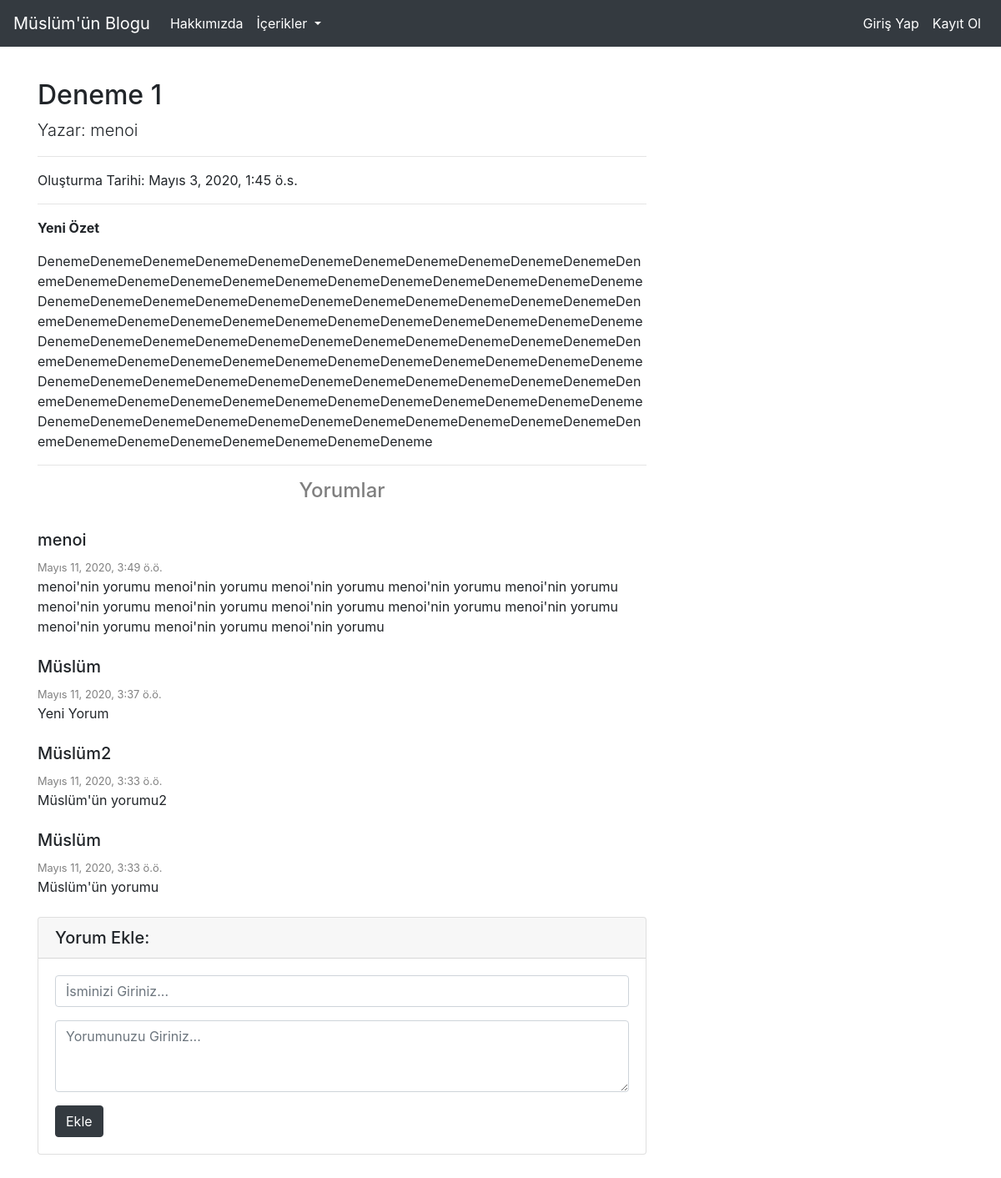
The app's page /articles/article/1 with its own data.
### article/models.py (models this page shows, shortened)
class Article(models.Model):
    author = models.ForeignKey("auth.User",on_delete=models.CASCADE,verbose_name = "Yazar")
    title = models.CharField(max_length = 50,verbose_name = "Başlık")
    content = RichTextField(verbose_name = "İçerik")
    created_date = models.DateTimeField(auto_now_add=True,verbose_name = "Oluşturulma Tarihi")
    article_image = models.FileField(blank= True,null =True,verbose_name="Fotoğraf") #bu alan hem boş olabilir hem dolu olabilir dedik.
    summary = models.CharField(max_length = 100,blank= True,null =True,verbose_name = "Özet")
    class Meta:
        ordering = ['-created_date']

class Comment(models.Model):
    article = models.ForeignKey(Article,on_delete=models.CASCADE,verbose_name="Makale",related_name="comments")
    comment_author = models.CharField(max_length = 50,verbose_name="İsim")
    comment_content = models.CharField(max_length = 200,verbose_name="Yorum")
    comment_date = models.DateTimeField(auto_now_add=True)
    class Meta:
        ordering = ['-comment_date']

### article/views.py (the view)
# urls.py: path('article/<int:id>',views.detail,name = "detail"),
def detail(request,id):
    article = get_object_or_404(Article,id = id)
    """article = Article.objects.filter(id = id).first() filter bize liste döner o yüzden first diyerek ilk objeyi alıyoruz. Bu şekilde alırsak id'si olmayan makaleyi de get requestte sayfalamaya çalışır."""
    comments = article.comments.all()
    return render(request,"detail.html",{"article":article,"comments":comments})

### templates/detail.html (shortened to what this page needs)
{% extends 'layout.html' %}
{% block body %}
<div class="row">
    <div class="col-lg-8">
        <h2 class="mt-4">{{article.title}}</h2>
        <p class="lead">
            Yazar: {{article.author.username}}
        </p>
        <hr>
        <p>Oluşturma Tarihi: {{article.created_date}}</p>
        <hr>
        <p> <strong> {{article.summary}} </strong> </p>
        <p>{{article.content|safe}}</p>
        <hr>
        <h4 style="color: rgba(0, 0, 0, 0.5); text-align: center;">Yorumlar</h4><br>
        {% if comments %}
            {% for comment in comments %}
                <div class="media mb-4">
                    <div class="media-body">
                    <h5 class="mt-0">{{comment.comment_author}}</h5>
                    <small style="color: rgba(0, 0, 0, 0.5);">{{comment.comment_date}}</small> <br>
                    {{comment.comment_content}}
                    </div>
                </div>
            {% endfor %}
        {% else %}
            <div class="alert alert-warning">
                Bu makaleye henüz yorum yazılmamış. İlk yorum yazan siz olun!
            </div>
        {% endif %}
        <div class="card my-4">
            <h5 class="card-header">Yorum Ekle:</h5>
            <div class="card-body">
              <form method="post" action="/articles/comment/{{article.id}}">
                <div class="form-group">
                    <input name="comment_author" type="text" class="form-control" id="formGroupExampleInput" placeholder="İsminizi Giriniz...">
                </div>
                <div class="form-group">
                    <textarea name="comment_content" class="form-control" rows="3" placeholder="Yorumunuzu Giriniz..."></textarea>
                </div>
                <button type="submit" class="btn btn-dark">Ekle</button>
              </form>
            </div>
        </div>
    </div>
</div>
{% endblock body %}

### templates/layout.html (shortened to what this page needs)
<!DOCTYPE html>
{% load static %}
<html lang="en">
<head>
    <link rel="stylesheet" href="{% static 'css/bootstrap.min.css' %}">
</head>
<body>
    {% include 'includes/navbar.html' %}
    <div class="container text-break" style="margin-top: 15px; margin-bottom: 100px;">
        {% block body %}
        {% endblock body %}
    </div>
</body>
</html>

### templates/includes/navbar.html (shortened to what this page needs)
<nav class="navbar navbar-expand-lg navbar-dark bg-dark">
  <div class="collapse navbar-collapse" id="navbarTogglerDemo01">
    <a class="navbar-brand" href="{% url 'index' %}">Müslüm'ün Blogu</a>
    <ul class="navbar-nav mr-auto mt-2 mt-lg-0">
      <li class="nav-item active">
        <a class="nav-link" href="/about">Hakkımızda</a>
      </li>
      <li class="nav-item dropdown active">
        <a class="nav-link dropdown-toggle" href="#" id="navbarDropdown" role="button" data-toggle="dropdown" aria-haspopup="true" aria-expanded="false">
          İçerikler
        </a>
      </li>
    </ul>
    <ul class="navbar-nav ml-auto">
      {% if request.user.is_authenticated %}
        <li class="nav-item active">
          <a class="nav-link" href="{% url 'user:logout' %}">Çıkış Yap </a>
        </li>
        <li class="nav-item active">
          <a class="nav-link" href="{% url 'article:dashboard' %}">Kontrol Paneli </a>
        </li>
      {% else %}
        <li class="nav-item active">
          <a class="nav-link" href="/user/login">Giriş Yap </a>
        </li>
        <li class="nav-item active">
          <a class="nav-link" href="/user/register">Kayıt Ol </a>
        </li>
      {% endif %}
    </ul>
  </div>
</nav>

### records on screen
Article: title "Deneme 1", author.username "menoi", created_date "Mayıs 3, 2020, 1:45 ö.s.", summary "Yeni Özet", content "DenemeDenemeDenemeDenemeDenemeDenemeDenemeDenemeDenemeDenemeDenemeDenemeDenemeDenemeDenemeDenemeDenemeDenemeDenemeDenemeDenemeDenemeDenemeDenemeDenemeDenemeDenemeDenemeDenemeDenemeDenemeDenemeDenemeDenemeDenemeDenemeDenemeDenemeDenemeDenemeDenemeDenemeDenemeDenemeDenemeDenemeDenemeDenemeDenemeDenemeDenemeDenemeDenemeDenemeDenemeDenemeDenemeDenemeDenemeDenemeDenemeDenemeDenemeDenemeDenemeDenemeDenemeDenemeDenemeDenemeDenemeDenemeDenemeDenemeDenemeDenemeDenemeDenemeDenemeDenemeDenemeDenemeDenemeDenemeDenemeDenemeDenemeDenemeDenemeDenemeDenemeDenemeDenemeDenemeDenemeDenemeDenemeDenemeDenemeDenemeDenemeDenemeDenemeDenemeDenemeDenemeDenemeDenemeDenemeDenemeDeneme"
Comment: comment_author "menoi", comment_date "Mayıs 11, 2020, 3:49 ö.ö.", comment_content "menoi'nin yorumu menoi'nin yorumu menoi'nin yorumu menoi'nin yorumu menoi'nin yorumu menoi'nin yorumu menoi'nin yorumu menoi'nin yorumu menoi'nin yorumu menoi'nin yorumu menoi'nin yorumu menoi'nin yorumu menoi'nin yorumu"
Comment: comment_author "Müslüm", comment_date "Mayıs 11, 2020, 3:37 ö.ö.", comment_content "Yeni Yorum"
Comment: comment_author "Müslüm2", comment_date "Mayıs 11, 2020, 3:33 ö.ö.", comment_content "Müslüm'ün yorumu2"
Comment: comment_author "Müslüm", comment_date "Mayıs 11, 2020, 3:33 ö.ö.", comment_content "Müslüm'ün yorumu"
